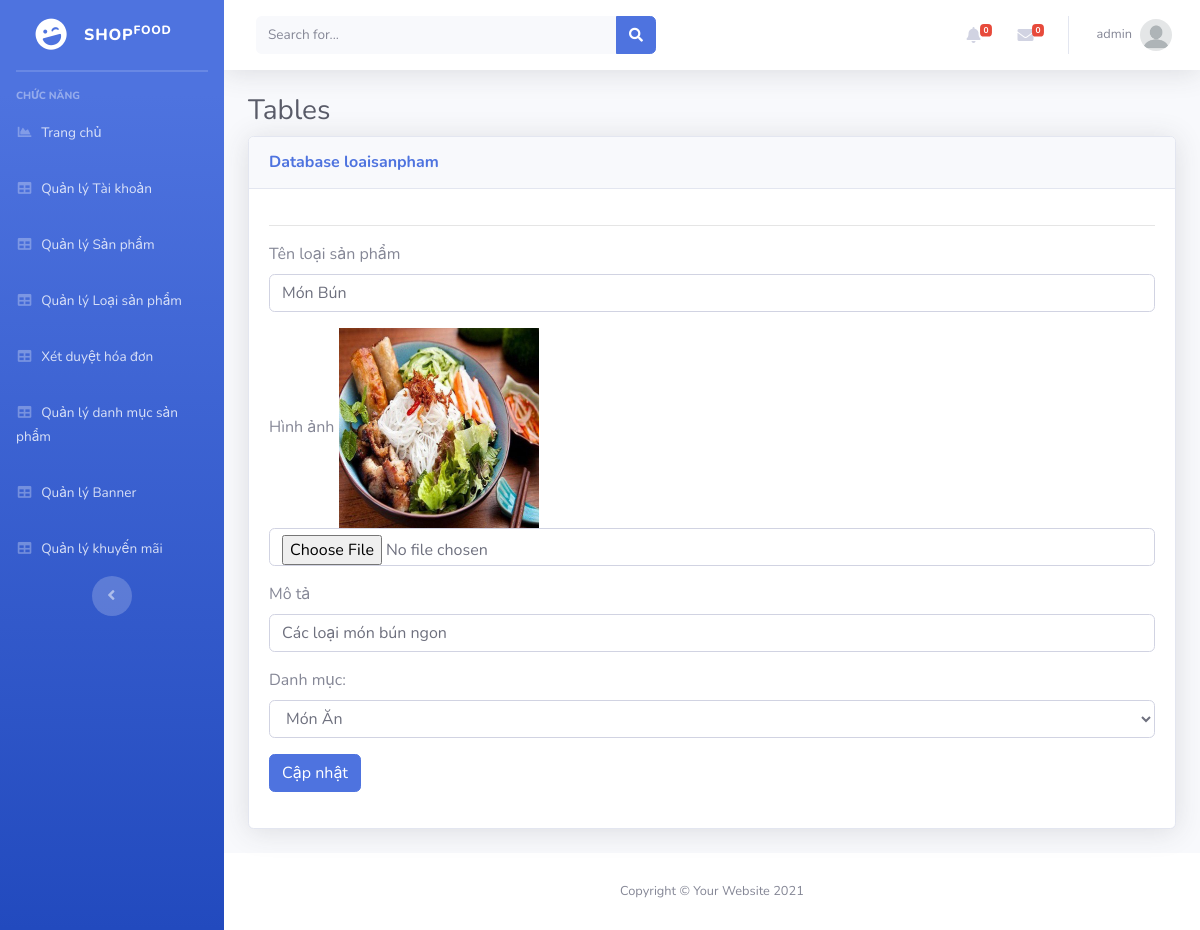
Page /Admin/index.php?mod=loaisanpham&act=edit&id=15 (signed in) on the committed database.
### tables this page shows
CREATE TABLE `loaisanpham` (
  `MaLSP` int(11) NOT NULL,
  `TenLSP` varchar(70) NOT NULL,
  `HinhAnh` varchar(200) NOT NULL,
  `Mota` varchar(200) NOT NULL,
  `MaDM` int(11) NOT NULL
);

CREATE TABLE `danhmuc` (
  `MaDM` int(11) NOT NULL,
  `TenDM` varchar(255) DEFAULT NULL
);

### Admin/MVC/controllers/LoaisanphamController.php (called while the page is built, shortened)
<?php
require_once("MVC/Models/loaisanpham.php");
class LoaisanphamController
{
	var $loaisanpham_model;
	function __construct()
	{
		$this->loaisanpham_model = new loaisanpham();
	}
	public function edit()
	{
		$id = isset($_GET['id']) ? $_GET['id'] : 5;
		$data_detail = $this->loaisanpham_model->find($id);
		$data = $this->loaisanpham_model->danhmuc();
		require_once("MVC/Views/Admin/index.php");
	}
}

### Admin/MVC/Models/connection.php (called while the page is built, shortened)
<?php
    class Connection{
        function __construct()
        {
            $severname ="localhost";
            $username ="root";
            $password ="";
            $db_name ="shopfoodvn";
            $this->conn = new mysqli($severname,$username,$password,$db_name);
        }
    }
?>

### Admin/MVC/Models/model.php (called while the page is built, shortened)
<?php
require_once("connection.php");
class Model
{
    var $conn;
    var $table;
    var $contens;
    function __construct()
    {
        $conn_obj = new Connection();
        $this->conn = $conn_obj->conn;
    }
    function find($id)
    {
        $query = "select * from $this->table where $this->contens =$id";
        return $this->conn->query($query)->fetch_assoc();
    }
}

### Admin/MVC/Models/loaisanpham.php (called while the page is built, shortened)
<?php
require_once("model.php");
class loaisanpham extends Model
{
    function danhmuc(){
        $query = "select * from danhmuc ";
        require("result.php");
        return $data;
    }
}

### Admin/MVC/Models/result.php (called while the page is built)
<?php
$result = $this->conn->query($query);
$data = array();
while ($row = $result->fetch_assoc()) {
    $data[] = $row;
}
?>

### Admin/MVC/Views/loaisanpham/edit.php (the view, shortened to what this page needs)
<hr>
<table class="table table-bordered" id="dataTable" width="100%" cellspacing="0">
    <form action="?mod=loaisanpham&act=update" method="POST" role="form" enctype="multipart/form-data">
        <div class="form-group">
            <label for="">Tên loại sản phẩm</label>
            <input type="text" class="form-control" id="" placeholder="" name="TenLSP" value="<?=$data_detail['TenLSP'] ?>">
        </div>
        <div class="form-group">
            <label for="">Hình ảnh</label>
            <img src="../public/img/company/<?=$data_detail['HinhAnh']?>" height="200px" width="200px">
            <input type="file" class="form-control" id="" placeholder="" name="HinhAnh" >
        </div>
        <div class="form-group">
            <label for="">Mô tả</label>
            <input type="text" class="form-control" id="" placeholder="" name="MoTa"  value="<?=$data_detail['Mota'] ?>">
        </div>
        <div class="form-group">
            <label for="cars">Danh mục: </label>
            <select id="" name="MaDM" class="form-control">
                <?php foreach ($data as $row) { ?>
                    <option <?= ($data_detail['MaDM'] == $row['MaDM'] ) ? 'selected' : '' ?> value="<?= $row['MaDM'] ?>"> <?=$row['TenDM']?></option>
                <?php } ?>
            </select>
        </div>
        <button type="submit" class="btn btn-primary">Cập nhật</button>
    </form>
</table>

### rows in the picture
loaisanpham: TenLSP "Món Bún", HinhAnh (picture), MoTa "Các loại món bún ngon", MaDM "Món Ăn"

### other values in the picture
$_SESSION['login']['TaiKhoan'] "admin"
$mod "loaisanpham"
